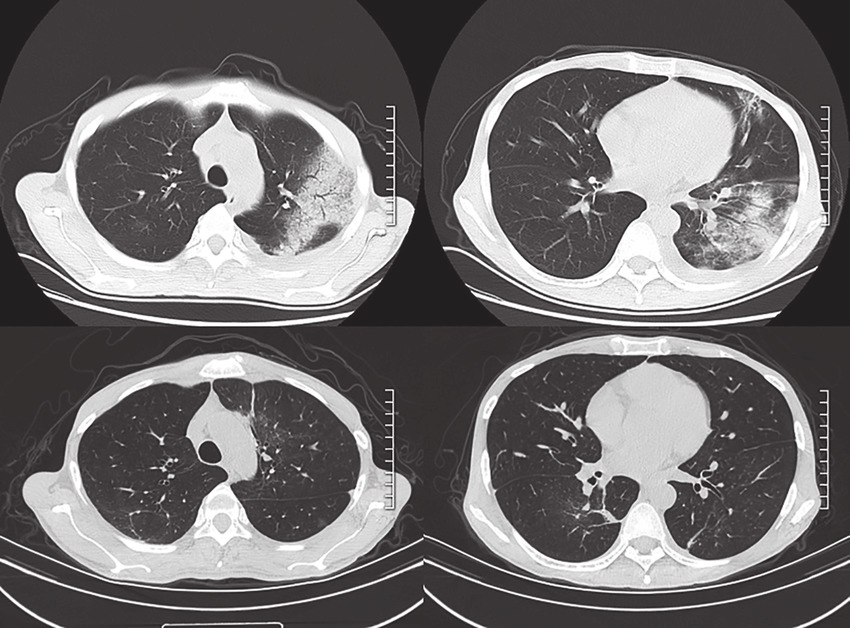
#> input picture Picture.jpeg, 850 x 628 px
$ jupyter execute imagepreprocessing.ipynb   (older library calls are emulated)
#> lines starting #> are read from the running program, lines starting #| are printed output that depends on the picture; after the words box and inside, x2 and y2 are one past the last pixel; in counts of white or black regions, pixels touching at a corner belong together
[cell 1]
import cv2
import numpy as np

[cell 2]
input = cv2.imread('Picture.jpeg')
#> input is the input picture: shape (628, 850, 3); mean B, G, R 110.9, 110.3, 112.9

[cell 3]
cv2.imshow('CoronavirusCT!', input)
cv2.waitKey()
cv2.destroyAllWindows()

[cell 4]
print (input.shape)
#| (628, 850, 3)

[cell 5]
print ('Height of Image:', int(input.shape[0]), 'pixels')
#| Height of Image: 628 pixels
print ('Width of Image: ', int(input.shape[1]), 'pixels')
#| Width of Image:  850 pixels

[cell 6]
cv2.imwrite('output.jpg', input)
cv2.imwrite('output.png', input)
#> Out = True

[cell 7]
image_scaled = cv2.resize(input, None, fx=0.75, fy=0.75)
cv2.imshow('Scaling - Linear Interpolation', image_scaled)
cv2.waitKey()

# Let's double the size of our image
img_scaled = cv2.resize(input, None, fx=1.25, fy=1, interpolation = cv2.INTER_CUBIC)
cv2.imshow('Scaling - Cubic Interpolation', img_scaled)
cv2.waitKey()

# Let's skew the re-sizing by setting exact dimensions
img_scaled = cv2.resize(input, (900, 400), interpolation = cv2.INTER_AREA)
#> img_scaled: shape (400, 900, 3)
cv2.imshow('Scaling - Skewed Size', img_scaled)
cv2.waitKey()

cv2.destroyAllWindows()

[cell 8]
smaller = cv2.pyrDown(input)
larger = cv2.pyrUp(smaller)

cv2.imshow('Original', input)

cv2.imshow('Smaller ', smaller )
cv2.imshow('Larger ', larger )
cv2.waitKey(0)
cv2.destroyAllWindows()

[cell 9]
height, width = input.shape[:2]
#> height = 628; width = 850

# Let's get the starting pixel coordiantes (top  left of cropping rectangle)
start_row, start_col = int(height * .25), int(width * .25)
#> start_row = 157; start_col = 212

# Let's get the ending pixel coordinates (bottom right)
end_row, end_col = int(height * .75), int(width * .75)
#> end_row = 471; end_col = 637

# Simply use indexing to crop out the rectangle we desire
cropped = input[100:300 , 200:800]
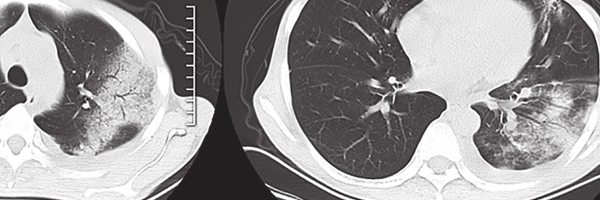
#> cropped: shape (200, 600, 3); mean B, G, R 150.7, 150.2, 152

cv2.imshow("Original Image", input)
cv2.imshow("Cropped Image", cropped)
cv2.waitKey(0)
cv2.destroyAllWindows()

[cell 10]
M = np.ones(input.shape, dtype = "uint8") * 100

cv2.imshow("Original", input)
cv2.waitKey(0)

# We use this to add this matrix M, to our image
# Notice the increase in brightness
added = cv2.add(input, M)
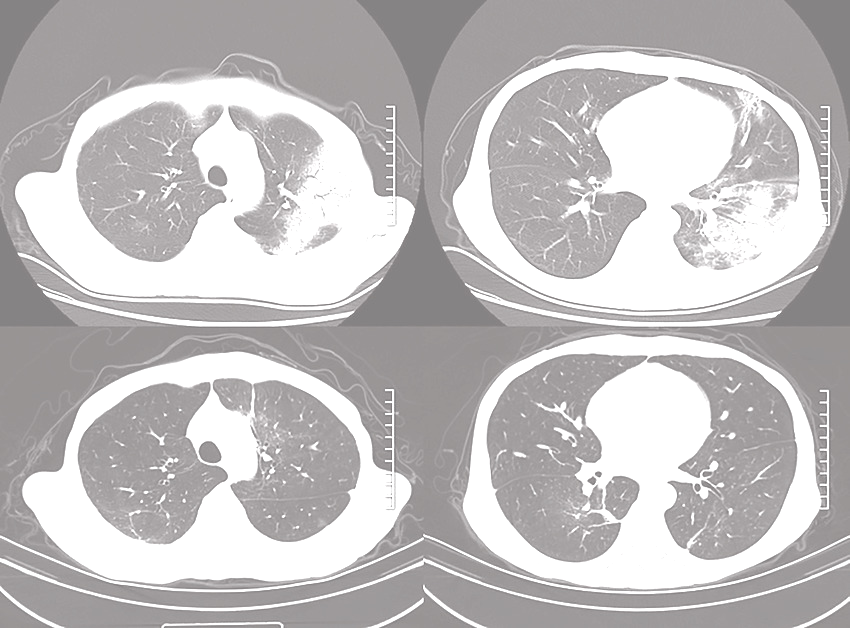
#> added: shape (628, 850, 3); mean B, G, R 190.7, 190.1, 192.6
cv2.imshow("Added", added)

cv2.waitKey(0)
cv2.destroyAllWindows()

[cell 11]
cv2.imshow("Original", input)
cv2.waitKey(0)
# Likewise we can also subtract
# Notice the decrease in brightness
subtracted = cv2.subtract(input, M)
cv2.imshow("Subtracted", subtracted)

cv2.waitKey(0)
cv2.destroyAllWindows()

[cell 12]
cv2.imshow('Original Image', input)
cv2.waitKey(0)

# Creating our 3 x 3 kernel
kernel_3x3 = np.ones((3, 3), np.float32) / 9

# We use the cv2.fitler2D to conovlve the kernal with an image
blurred = cv2.filter2D(input, -1, kernel_3x3)
cv2.imshow('3x3 Kernel Blurring', blurred)
cv2.waitKey(0)

# Creating our 7 x 7 kernel
kernel_7x7 = np.ones((7, 7), np.float32) / 49

blurred2 = cv2.filter2D(input, -1, kernel_7x7)
cv2.imshow('7x7 Kernel Blurring', blurred2)
cv2.waitKey(0)

cv2.destroyAllWindows()

[cell 13]
cv2.imshow('original', input)
cv2.waitKey(0)

# Averaging done by convolving the image with a normalized box filter.
# This takes the pixels under the box and replaces the central element
# Box size needs to odd and positive
blur = cv2.blur(input, (3,3))
cv2.imshow('Averaging', blur)
cv2.waitKey(0)

# Instead of box filter, gaussian kernel
Gaussian = cv2.GaussianBlur(input, (7,7), 0)
cv2.imshow('Gaussian Blurring', Gaussian)
cv2.waitKey(0)

# Takes median of all the pixels under kernel area and central
# element is replaced with this median value
median = cv2.medianBlur(input, 5)
cv2.imshow('Median Blurring', median)
cv2.waitKey(0)

# Bilateral is very effective in noise removal while keeping edges sharp
bilateral = cv2.bilateralFilter(input, 9, 75, 75)
cv2.imshow('Bilateral Blurring', bilateral)
cv2.waitKey(0)
cv2.destroyAllWindows()

[cell 14]
#denoising
dst = cv2.fastNlMeansDenoisingColored(input, None, 6, 6, 7, 21)

cv2.imshow('Fast Means Denoising', dst)
cv2.imshow('original image', input)
cv2.waitKey(0)

cv2.destroyAllWindows()

[cell 15]
#sharpening
cv2.imshow('Original', input)

# Create our shapening kernel, we don't normalize since the
# the values in the matrix sum to 1
kernel_sharpening = np.array([[-1,-1,-1],
                              [-1,9,-1],
                              [-1,-1,-1]])

# applying different kernels to the input image
sharpened = cv2.filter2D(input, -1, kernel_sharpening)

cv2.imshow('Image Sharpening', sharpened)

cv2.waitKey(0)
cv2.destroyAllWindows()

[cell 16]
input = cv2.imread('Picture.jpeg',0)
#> input: shape (628, 850); min 14, max 255, mean 111
cv2.imshow('Original', input)

# Values below 127 goes to 0 (black, everything above goes to 255 (white)
ret,thresh1 = cv2.threshold(input, 127, 255, cv2.THRESH_BINARY)
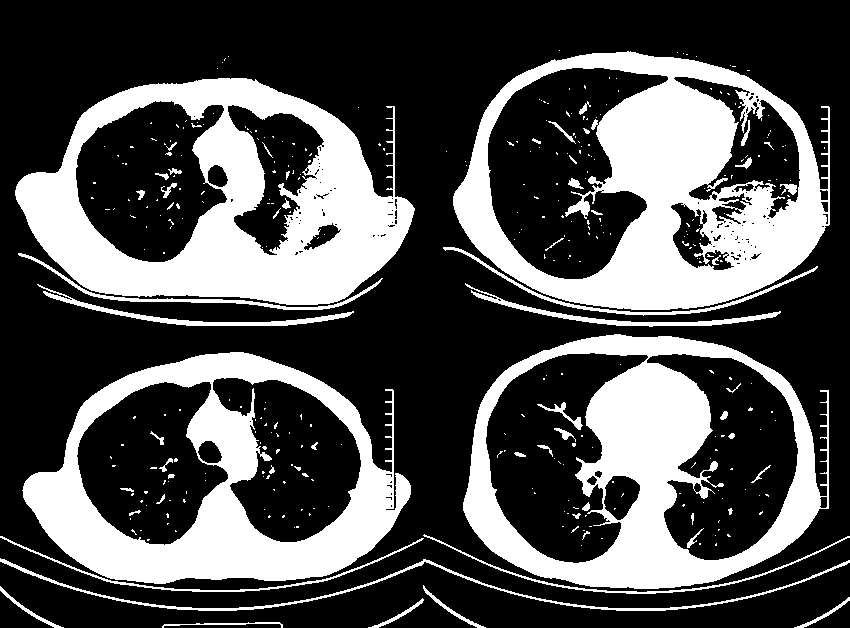
#> thresh1: shape (628, 850); 31.9% white; 366 white regions (305 under 20 px), largest, box (x1, y1, x2, y2) and area: (453, 51, 830, 310) 44203, (15, 78, 415, 305) 42423, (463, 334, 829, 589) 35269
cv2.imshow('1 Threshold Binary', thresh1)
cv2.waitKey(0)

cv2.destroyAllWindows()

[cell 17]
cv2.imshow('Original', input)

# Values below 127 goes to 0 (black, everything above goes to 255 (white)
ret,thresh1 = cv2.threshold(input, 127, 255, cv2.THRESH_BINARY)
cv2.imshow('1 Threshold Binary', thresh1)

# Values below 127 go to 255 and values above 127 go to 0 (reverse of above)
ret,thresh2 = cv2.threshold(input, 127, 255, cv2.THRESH_BINARY_INV)
cv2.imshow('2 Threshold Binary Inverse', thresh2)

# Values above 127 are truncated (held) at 127 (the 255 argument is unused)
ret,thresh3 = cv2.threshold(input, 127, 255, cv2.THRESH_TRUNC)
cv2.imshow('3 THRESH TRUNC', thresh3)

# Values below 127 go to 0, above 127 are unchanged
ret,thresh4 = cv2.threshold(input, 127, 255, cv2.THRESH_TOZERO)
cv2.imshow('4 THRESH TOZERO', thresh4)

# Resever of above, below 127 is unchanged, above 127 goes to 0
ret,thresh5 = cv2.threshold(input, 127, 255, cv2.THRESH_TOZERO_INV)
cv2.imshow('5 THRESH TOZERO INV', thresh5)
cv2.waitKey(0)

cv2.destroyAllWindows()

[cell 18]
cv2.imshow('Original', input)
cv2.waitKey(0)

# Let's define our kernel size
kernel = np.ones((5,5), np.uint8)

# Now we erode
erosion = cv2.erode(input, kernel, iterations = 1)
cv2.imshow('Erosion', erosion)
cv2.waitKey(0)

#
dilation = cv2.dilate(input, kernel, iterations = 1)
cv2.imshow('Dilation', dilation)
cv2.waitKey(0)

# Opening - Good for removing noise
opening = cv2.morphologyEx(input, cv2.MORPH_OPEN, kernel)
cv2.imshow('Opening', opening)
cv2.waitKey(0)

# Closing - Good for removing noise
closing = cv2.morphologyEx(input, cv2.MORPH_CLOSE, kernel)
cv2.imshow('Closing', closing)
cv2.waitKey(0)
input = cv2.imread('Picture.jpeg',0)
cv2.imshow('Original', input)

# Values below 127 goes to 0 (black, everything above goes to 255 (white)
ret,thresh1 = cv2.threshold(input, 127, 255, cv2.THRESH_BINARY)
cv2.imshow('1 Threshold Binary', thresh1)
cv2.waitKey(0)

cv2.destroyAllWindows()

[cell 19]
height, width = input.shape
# Extract Sobel Edges
sobel_x = cv2.Sobel(input, cv2.CV_64F, 0, 1, ksize=5)
sobel_y = cv2.Sobel(input, cv2.CV_64F, 1, 0, ksize=5)

cv2.imshow('Original', input)
cv2.waitKey(0)
cv2.imshow('Sobel X', sobel_x)
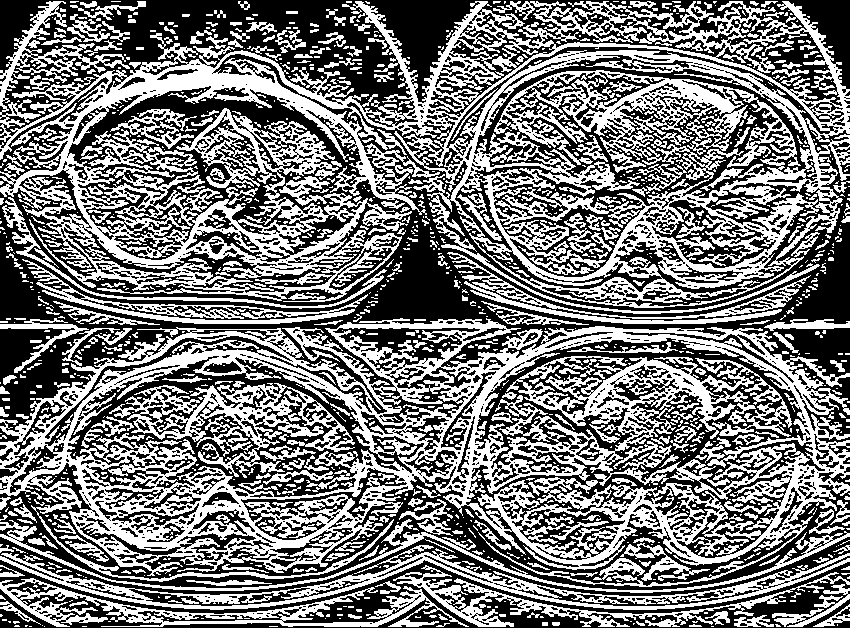
#> window 'Sobel X': shape (628, 850); 47.2% white; 1344 white regions (986 under 20 px), largest, box (x1, y1, x2, y2) and area: (0, 1, 850, 314) 98837, (0, 318, 850, 587) 80998, (0, 545, 850, 610) 8021
cv2.waitKey(0)
cv2.imshow('Sobel Y', sobel_y)
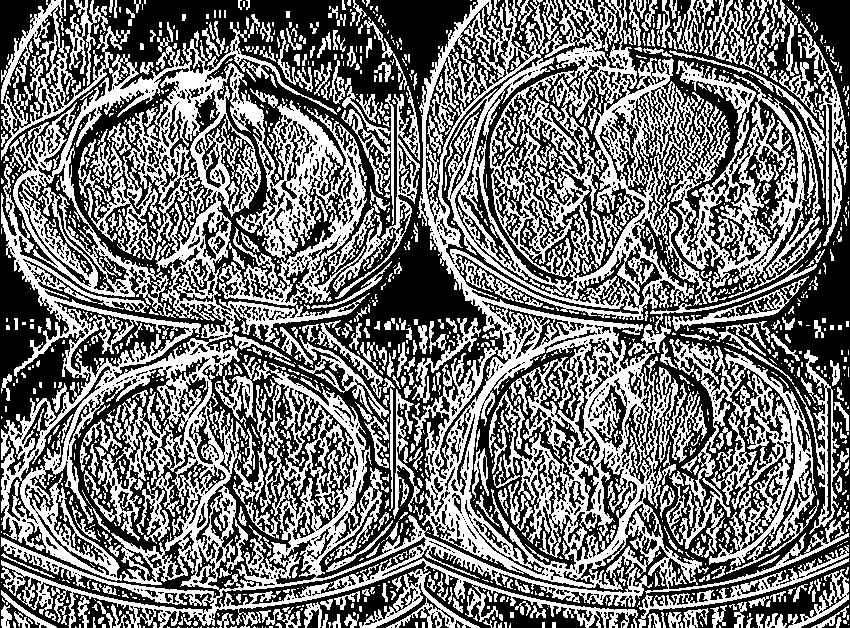
#> window 'Sobel Y': shape (628, 850); 45.9% white; 1680 white regions (1160 under 20 px), largest, box (x1, y1, x2, y2) and area: (1, 0, 849, 628) 170378, (669, 339, 819, 574) 9018, (638, 545, 849, 628) 1990
cv2.waitKey(0)

sobel_OR = cv2.bitwise_or(sobel_x, sobel_y)
cv2.imshow('sobel_OR', sobel_OR)
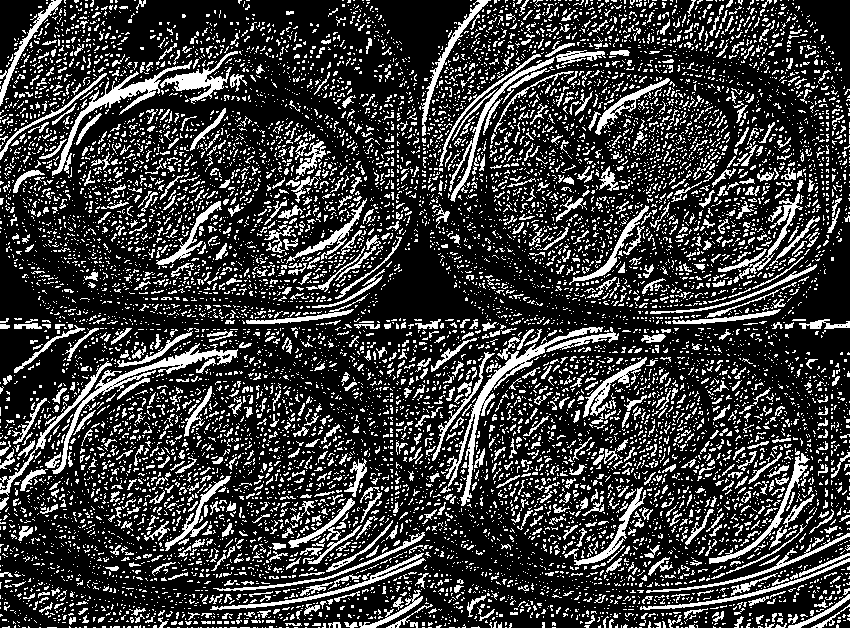
#> window 'sobel_OR': shape (628, 850); 23.5% white in thin lines or dots
cv2.waitKey(0)

laplacian = cv2.Laplacian(input, cv2.CV_64F)
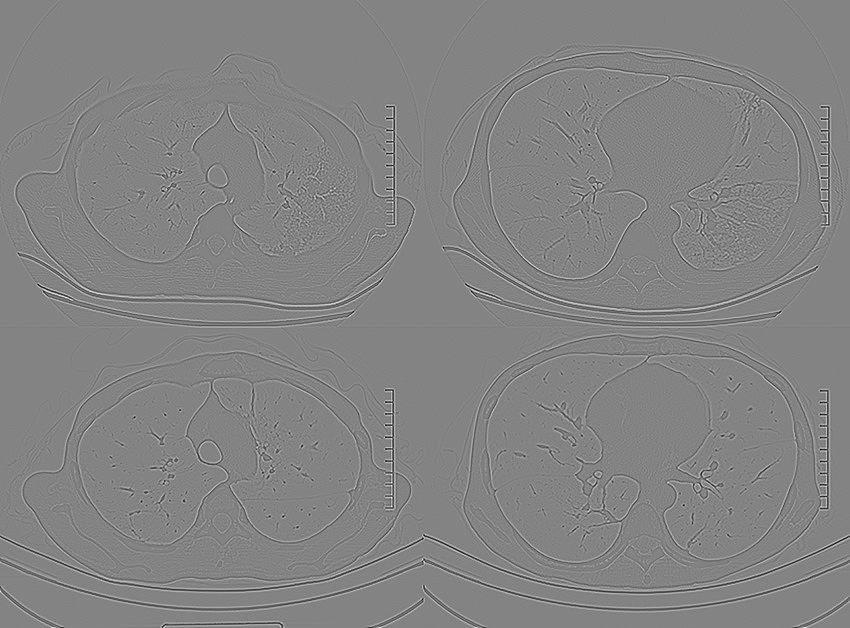
#> laplacian: shape (628, 850) float64; min -394, max 370, mean 0; drawn with min black and max white
cv2.imshow('Laplacian', laplacian)
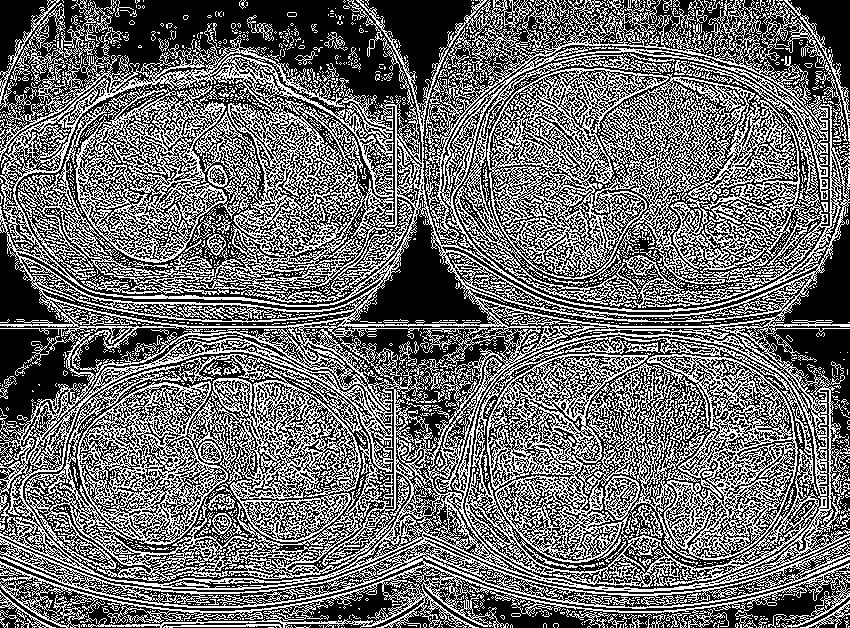
#> window 'Laplacian': shape (628, 850); 42.6% white in thin lines or dots
cv2.waitKey(0)

canny = cv2.Canny(input, 60, 120)
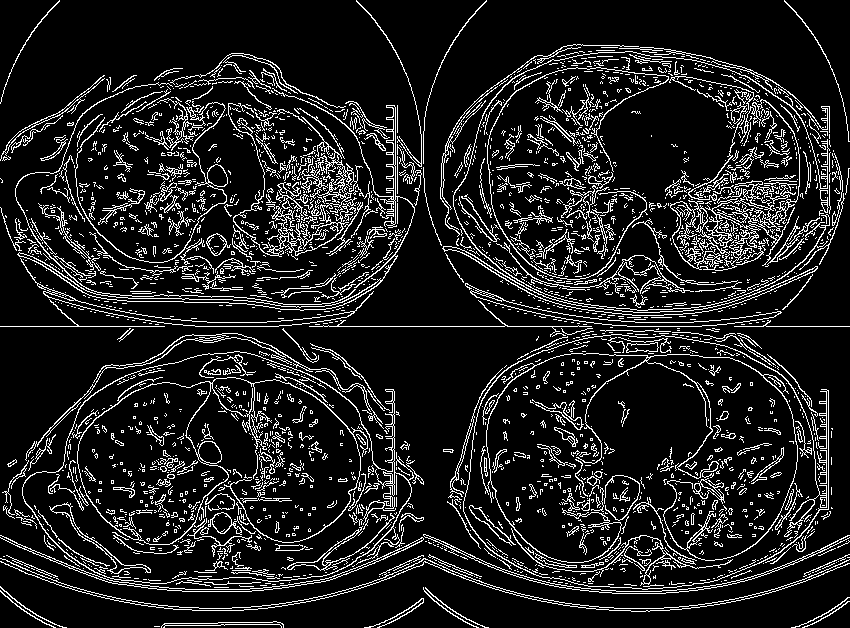
#> canny: shape (628, 850); 12.5% white in thin lines or dots
cv2.imshow('Canny', canny)
cv2.waitKey(0)

cv2.destroyAllWindows()
cv2.destroyAllWindows()
